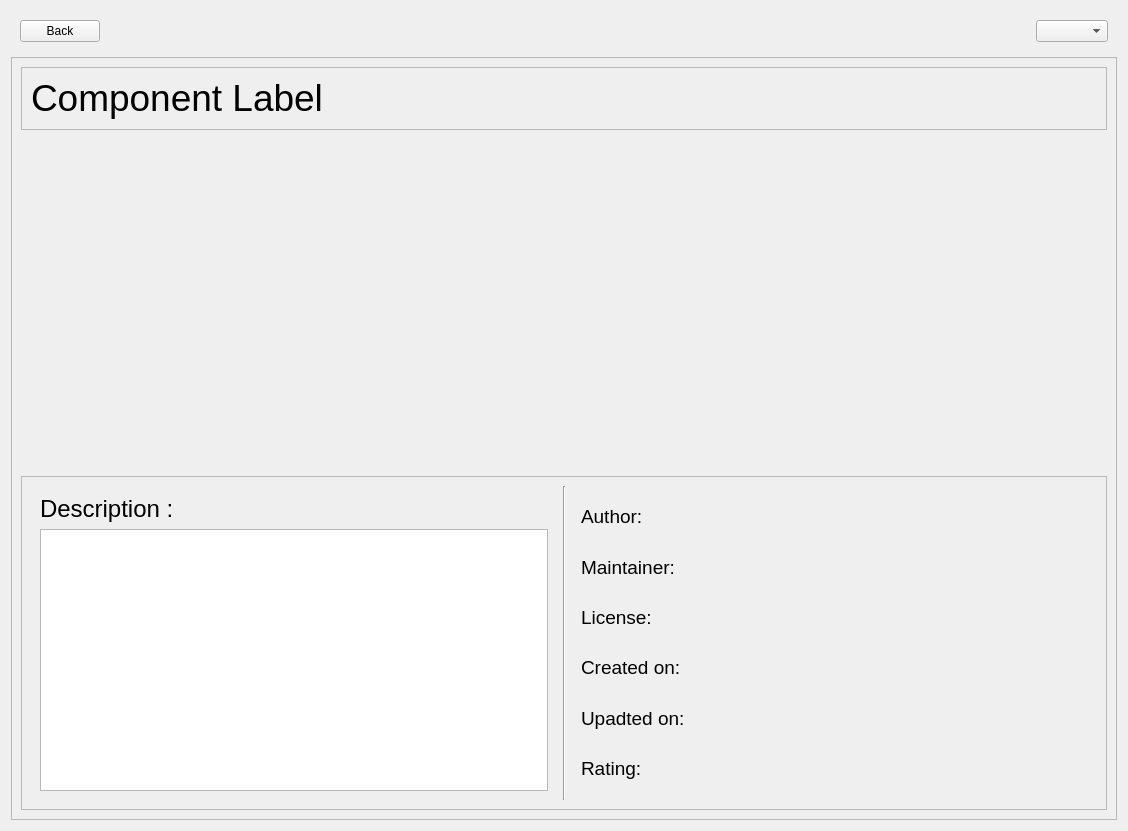
<?xml version="1.0" encoding="UTF-8"?>
<ui version="4.0">
 <class>detailedWidget</class>
 <widget class="QWidget" name="detailedWidget">
  <property name="geometry">
   <rect>
    <x>0</x>
    <y>0</y>
    <width>1128</width>
    <height>831</height>
   </rect>
  </property>
  <property name="windowTitle">
   <string>Form</string>
  </property>
  <layout class="QVBoxLayout" name="verticalLayout">
   <item>
    <widget class="QWidget" name="topArea" native="true">
     <property name="sizePolicy">
      <sizepolicy hsizetype="Preferred" vsizetype="Maximum">
       <horstretch>0</horstretch>
       <verstretch>0</verstretch>
      </sizepolicy>
     </property>
     <layout class="QHBoxLayout" name="horizontalLayout">
      <item>
       <widget class="QPushButton" name="backPushButton">
        <property name="text">
         <string>Back</string>
        </property>
       </widget>
      </item>
      <item>
       <spacer name="horizontalSpacer">
        <property name="orientation">
         <enum>Qt::Horizontal</enum>
        </property>
        <property name="sizeHint" stdset="0">
         <size>
          <width>807</width>
          <height>20</height>
         </size>
        </property>
       </spacer>
      </item>
      <item>
       <layout class="QHBoxLayout" name="controlArea"/>
      </item>
      <item>
       <widget class="QComboBox" name="filetypeComboBox">
        <property name="currentIndex">
         <number>-1</number>
        </property>
        <property name="placeholderText">
         <string>filetype</string>
        </property>
       </widget>
      </item>
     </layout>
    </widget>
   </item>
   <item>
    <layout class="QVBoxLayout" name="processesArea"/>
   </item>
   <item>
    <widget class="QScrollArea" name="mainScrollArea">
     <property name="widgetResizable">
      <bool>true</bool>
     </property>
     <widget class="QWidget" name="mainScrollAreaWidgetContents">
      <property name="geometry">
       <rect>
        <x>0</x>
        <y>0</y>
        <width>1112</width>
        <height>755</height>
       </rect>
      </property>
      <layout class="QVBoxLayout" name="verticalLayout_2">
       <item>
        <widget class="QFrame" name="labelFrame">
         <property name="sizePolicy">
          <sizepolicy hsizetype="Preferred" vsizetype="Maximum">
           <horstretch>0</horstretch>
           <verstretch>0</verstretch>
          </sizepolicy>
         </property>
         <property name="frameShape">
          <enum>QFrame::StyledPanel</enum>
         </property>
         <property name="frameShadow">
          <enum>QFrame::Raised</enum>
         </property>
         <layout class="QHBoxLayout" name="horizontalLayout_2">
          <item alignment="Qt::AlignLeft">
           <widget class="QLabel" name="contentLabel">
            <property name="text">
             <string>&lt;html&gt;&lt;head/&gt;&lt;body&gt;&lt;p&gt;&lt;span style=&quot; font-size:28pt;&quot;&gt;Component Label&lt;/span&gt;&lt;/p&gt;&lt;/body&gt;&lt;/html&gt;</string>
            </property>
           </widget>
          </item>
         </layout>
        </widget>
       </item>
       <item alignment="Qt::AlignLeft">
        <widget class="QWidget" name="thumbnailArea" native="true">
         <property name="sizePolicy">
          <sizepolicy hsizetype="Maximum" vsizetype="Expanding">
           <horstretch>0</horstretch>
           <verstretch>0</verstretch>
          </sizepolicy>
         </property>
         <property name="minimumSize">
          <size>
           <width>0</width>
           <height>250</height>
          </size>
         </property>
         <property name="maximumSize">
          <size>
           <width>700</width>
           <height>350</height>
          </size>
         </property>
         <layout class="QHBoxLayout" name="thumbnailAreaHorizontalLayout"/>
        </widget>
       </item>
       <item>
        <widget class="QFrame" name="metadataFrame">
         <property name="sizePolicy">
          <sizepolicy hsizetype="Preferred" vsizetype="Expanding">
           <horstretch>0</horstretch>
           <verstretch>0</verstretch>
          </sizepolicy>
         </property>
         <property name="frameShape">
          <enum>QFrame::StyledPanel</enum>
         </property>
         <property name="frameShadow">
          <enum>QFrame::Raised</enum>
         </property>
         <layout class="QHBoxLayout" name="horizontalLayout_5">
          <item>
           <widget class="QWidget" name="descriptionWidget" native="true">
            <layout class="QVBoxLayout" name="verticalLayout_3">
             <item>
              <widget class="QLabel" name="descriptionLabel">
               <property name="sizePolicy">
                <sizepolicy hsizetype="Preferred" vsizetype="Maximum">
                 <horstretch>0</horstretch>
                 <verstretch>0</verstretch>
                </sizepolicy>
               </property>
               <property name="text">
                <string>&lt;html&gt;&lt;head/&gt;&lt;body&gt;&lt;p&gt;&lt;span style=&quot; font-size:18pt;&quot;&gt;Description :&lt;/span&gt;&lt;/p&gt;&lt;/body&gt;&lt;/html&gt;</string>
               </property>
              </widget>
             </item>
             <item>
              <widget class="QTextBrowser" name="descriptionTextBrowser">
               <property name="sizePolicy">
                <sizepolicy hsizetype="Preferred" vsizetype="Preferred">
                 <horstretch>0</horstretch>
                 <verstretch>0</verstretch>
                </sizepolicy>
               </property>
              </widget>
             </item>
            </layout>
           </widget>
          </item>
          <item>
           <widget class="Line" name="saparator">
            <property name="orientation">
             <enum>Qt::Vertical</enum>
            </property>
           </widget>
          </item>
          <item>
           <widget class="QWidget" name="metadataWidget" native="true">
            <property name="mouseTracking">
             <bool>false</bool>
            </property>
            <property name="focusPolicy">
             <enum>Qt::NoFocus</enum>
            </property>
            <layout class="QGridLayout" name="gridLayout">
             <item row="0" column="0">
              <widget class="QLabel" name="authorLabel">
               <property name="text">
                <string>&lt;html&gt;&lt;head/&gt;&lt;body&gt;&lt;p&gt;&lt;span style=&quot; font-size:14pt;&quot;&gt;Author:&lt;/span&gt;&lt;/p&gt;&lt;/body&gt;&lt;/html&gt;</string>
               </property>
              </widget>
             </item>
             <item row="0" column="1">
              <widget class="QLabel" name="authorValue">
               <property name="text">
                <string/>
               </property>
              </widget>
             </item>
             <item row="1" column="0">
              <widget class="QLabel" name="mainteinerLabel">
               <property name="text">
                <string>&lt;html&gt;&lt;head/&gt;&lt;body&gt;&lt;p&gt;&lt;span style=&quot; font-size:14pt;&quot;&gt;Maintainer:&lt;/span&gt;&lt;/p&gt;&lt;/body&gt;&lt;/html&gt;</string>
               </property>
              </widget>
             </item>
             <item row="1" column="1">
              <widget class="QLabel" name="maintainerValue">
               <property name="text">
                <string/>
               </property>
              </widget>
             </item>
             <item row="2" column="0">
              <widget class="QLabel" name="licenseLabel">
               <property name="text">
                <string>&lt;html&gt;&lt;head/&gt;&lt;body&gt;&lt;p&gt;&lt;span style=&quot; font-size:14pt;&quot;&gt;License:&lt;/span&gt;&lt;/p&gt;&lt;/body&gt;&lt;/html&gt;</string>
               </property>
              </widget>
             </item>
             <item row="2" column="1">
              <widget class="QLabel" name="licenseValue">
               <property name="text">
                <string/>
               </property>
              </widget>
             </item>
             <item row="3" column="0">
              <widget class="QLabel" name="createdLabel">
               <property name="text">
                <string>&lt;html&gt;&lt;head/&gt;&lt;body&gt;&lt;p&gt;&lt;span style=&quot; font-size:14pt;&quot;&gt;Created on:&lt;/span&gt;&lt;/p&gt;&lt;/body&gt;&lt;/html&gt;</string>
               </property>
              </widget>
             </item>
             <item row="3" column="1">
              <widget class="QLabel" name="createdValue">
               <property name="text">
                <string/>
               </property>
              </widget>
             </item>
             <item row="4" column="0">
              <widget class="QLabel" name="updatedLabel">
               <property name="text">
                <string>&lt;html&gt;&lt;head/&gt;&lt;body&gt;&lt;p&gt;&lt;span style=&quot; font-size:14pt;&quot;&gt;Upadted on:&lt;/span&gt;&lt;/p&gt;&lt;/body&gt;&lt;/html&gt;</string>
               </property>
              </widget>
             </item>
             <item row="4" column="1">
              <widget class="QLabel" name="updatedValue">
               <property name="text">
                <string/>
               </property>
              </widget>
             </item>
             <item row="5" column="0">
              <widget class="QLabel" name="ratingLabel">
               <property name="text">
                <string>&lt;html&gt;&lt;head/&gt;&lt;body&gt;&lt;p&gt;&lt;span style=&quot; font-size:14pt;&quot;&gt;Rating:&lt;/span&gt;&lt;/p&gt;&lt;/body&gt;&lt;/html&gt;</string>
               </property>
              </widget>
             </item>
             <item row="5" column="1" alignment="Qt::AlignLeft">
              <widget class="StarRating" name="ratingwidget" native="true">
               <property name="sizePolicy">
                <sizepolicy hsizetype="Maximum" vsizetype="Preferred">
                 <horstretch>0</horstretch>
                 <verstretch>0</verstretch>
                </sizepolicy>
               </property>
              </widget>
             </item>
            </layout>
           </widget>
          </item>
         </layout>
        </widget>
       </item>
      </layout>
     </widget>
    </widget>
   </item>
  </layout>
 </widget>
 <customwidgets>
  <customwidget>
   <class>StarRating</class>
   <extends>QWidget</extends>
   <header location="global">component_library/user_interface/widgets</header>
   <container>1</container>
  </customwidget>
 </customwidgets>
 <resources/>
 <connections/>
</ui>
